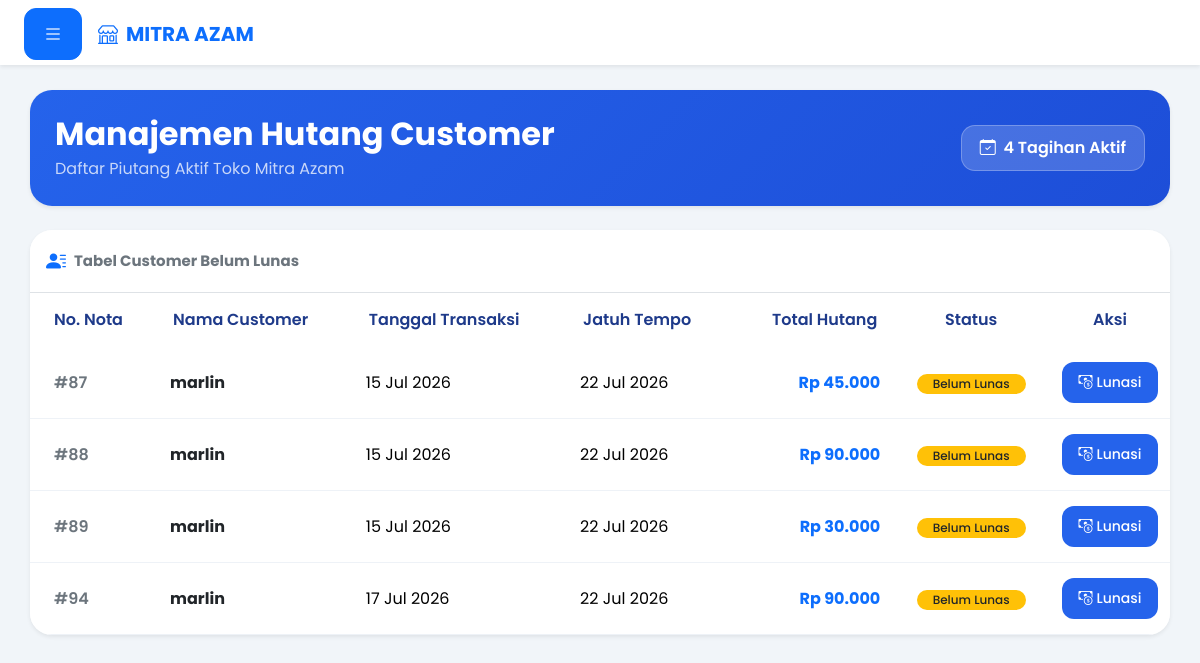
Screenshot of /kasir/data_hutang.php (signed in) with the database file from the repository.
### tables this page shows
CREATE TABLE `penjualan` (
  `id_penjualan` int(11) NOT NULL AUTO_INCREMENT,
  `tanggal` datetime NOT NULL,
  `total_harga` int(11) NOT NULL,
  `bayar` int(11) NOT NULL,
  `metode_pembayaran` varchar(50) DEFAULT NULL,
  `referensi` varchar(100) DEFAULT NULL,
  `bukti_pembayaran` varchar(255) DEFAULT NULL,
  `kasir` int(11) DEFAULT NULL,
  `nama_kasir` varchar(100) DEFAULT NULL,
  `id_customer` int(11) DEFAULT NULL,
  `kembali` int(11) NOT NULL,
  `nama_customer` varchar(100) DEFAULT NULL,
  `jatuh_tempo` date DEFAULT NULL,
  `status_pembayaran` enum('Lunas','Belum Lunas') NOT NULL,
  `metode_pelunasan` varchar(30) DEFAULT NULL,
  `tanggal_pelunasan` datetime DEFAULT NULL,
  `bukti_pelunasan` varchar(255) DEFAULT NULL,
  `keuntungan` int(11) NOT NULL,
  `panjang` decimal(10,0) NOT NULL,
  `lebar` decimal(10,0) NOT NULL,
  `id_user` int(11) NOT NULL,
  PRIMARY KEY (`id_penjualan`)
);

### kasir/data_hutang.php (the view, shortened to what this page needs)
<?php
require_once '../config/koneksi.php';
$query_hutang = mysqli_query(
    $conn,
    "SELECT * FROM penjualan WHERE metode_pembayaran = 'Hutang' AND status_pembayaran = 'Belum Lunas' ORDER BY jatuh_tempo ASC"
);
?>
<!DOCTYPE html>
<html lang="id">
<head>
    <link href="https://cdn.jsdelivr.net/npm/bootstrap@5.3.3/dist/css/bootstrap.min.css" rel="stylesheet">
    <link rel="stylesheet" href="https://cdn.jsdelivr.net/npm/bootstrap-icons@1.11.3/font/bootstrap-icons.min.css">
</head>
<body>
<nav class="navbar bg-white fixed-top shadow-sm" style="height: 65px;">
  <div class="container-fluid px-4 d-flex align-items-center justify-content-start gap-3">
    <button class="btn btn-primary d-flex align-items-center gap-2" type="button" data-bs-toggle="offcanvas" data-bs-target="#sidebarKasir">
      <i class="bi bi-list fs-5"></i>
    </button>
    <a class="navbar-brand fw-bold text-primary d-flex align-items-center gap-2 m-0 p-0" href="dashboard.php">
      <i class="bi bi-shop"></i> MITRA AZAM
    </a>
  </div>
</nav>
<div class="content">
    <div class="card header-box mb-4 shadow-sm">
        <div class="card-body">
            <div class="d-flex justify-content-between align-items-center flex-wrap gap-3">
                <div>
                    <h2 class="fw-bold mb-1">Manajemen Hutang Customer</h2>
                    <p class="mb-0 opacity-75">Daftar Piutang Aktif Toko Mitra Azam</p>
                </div>
                <div class="user-box border border-white border-opacity-25 fw-semibold">
                    <i class="bi bi-calendar-check me-1"></i>
                    <?= mysqli_num_rows($query_hutang); ?> Tagihan Aktif
                </div>
            </div>
        </div>
    </div>
    <div class="card shadow-sm">
        <div class="card-header bg-white border-bottom p-3 text-dark d-flex align-items-center gap-2">
            <i class="bi bi-person-lines-fill text-primary fs-5"></i>
            <span class="fw-bold text-secondary" style="font-size:15px;">Tabel Customer Belum Lunas</span>
        </div>
        <div class="card-body table-responsive p-0">
            <table class="table align-middle mb-0">
                <thead>
                    <tr>
                        <th class="ps-4">No. Nota</th>
                        <th>Nama Customer</th>
                        <th>Tanggal Transaksi</th>
                        <th>Jatuh Tempo</th>
                        <th class="text-end">Total Hutang</th>
                        <th class="text-center">Status</th>
                        <th class="text-center" style="width: 120px;">Aksi</th>
                    </tr>
                </thead>
                <tbody>
                    <?php if(mysqli_num_rows($query_hutang) < 1): ?>
                        <tr>
                            <td colspan="7" class="text-center p-5 text-muted">
                                <i class="bi bi-emoji-smile fs-1 d-block mb-2 text-success"></i>
                                Semua tagihan lunas! Tidak ada data hutang aktif.
                            </td>
                        </tr>
                    <?php else: ?>
                        <?php while($row = mysqli_fetch_assoc($query_hutang)):
                            $hari_ini = date('Y-m-d');
                            $is_overdue = ($hari_ini > $row['jatuh_tempo']);
                        ?>
                        <tr>
                            <td class="ps-4 fw-semibold text-secondary">#<?= $row['id_penjualan']; ?></td>
                            <td class="fw-bold text-dark"><?= htmlspecialchars($row['nama_customer']); ?></td>
                            <td><?= date('d M Y', strtotime($row['tanggal'] ?? date('Y-m-d'))); ?></td>
                            <td>
                                <span class="<?= $is_overdue ? 'text-danger fw-bold' : ''; ?>">
                                    <?= date('d M Y', strtotime($row['jatuh_tempo'])); ?>
                                </span>
                            </td>
                            <td class="text-end fw-bold text-primary">
                                Rp <?= number_format($row['total_harga'], 0, ',', '.'); ?>
                            </td>
                            <td class="text-center">
                                <span class="badge bg-warning text-dark px-3 rounded-pill" style="font-weight: 500;">Belum Lunas</span>
                            </td>
                            <td class="text-center">
                                <button type="button" class="btn btn-primary-custom btn-sm px-3 d-flex align-items-center gap-1 mx-auto"
                                        data-id="<?= $row['id_penjualan']; ?>"
                                        data-nama="<?= htmlspecialchars($row['nama_customer']); ?>"
                                        data-total="Rp <?= number_format($row['total_harga'], 0, ',', '.'); ?>"
                                        data-bs-toggle="modal" data-bs-target="#modalPelunasan">
                                    <i class="bi bi-cash-coin"></i> Lunasi
                                </button>
                            </td>
                        </tr>
                        <?php endwhile; ?>
                    <?php endif; ?>
                </tbody>
            </table>
        </div>
    </div>
</div>
</body>
</html>

### kasir/data_hutang.php (style rules this page uses)
* { font-family:'Poppins',sans-serif; }
body { background:#f1f5f9; overflow-x:hidden; padding-top: 70px; }
.content { padding:20px 30px; }
.card { border:none; border-radius:22px; overflow:hidden; box-shadow: 0 5px 20px rgba(0,0,0,0.08); }
.card-header { border:none; font-weight:600; padding:18px 22px; }
.card-body { padding:25px; }
.header-box { background:linear-gradient(135deg, #2563eb, #1d4ed8); color:white; }
.user-box { background: rgba(255, 255, 255, 0.18); padding: 10px 18px; border-radius: 14px; }
.table { vertical-align:middle; }
.table thead { background:#eff6ff; }
.table thead th { color:#1e3a8a; border:none; font-weight:600; padding: 15px; }
.table tbody tr { transition:0.2s; }
.table td { border-color:#eef2f7; padding: 15px 12px; }
.btn { border-radius:12px; padding:10px 18px; font-weight:500; }
.btn-primary-custom { background:#2563eb; color: white; border:none; }

### rows the page displays
penjualan: id_penjualan "87", nama_customer "marlin", jatuh_tempo "22 Jul 2026", total_harga "45.000"
penjualan: id_penjualan "88", nama_customer "marlin", jatuh_tempo "22 Jul 2026", total_harga "90.000"
penjualan: id_penjualan "89", nama_customer "marlin", jatuh_tempo "22 Jul 2026", total_harga "30.000"
penjualan: id_penjualan "94", nama_customer "marlin", jatuh_tempo "22 Jul 2026", total_harga "90.000"

### other values shown
mysqli_num_rows($query_hutang) "4"
